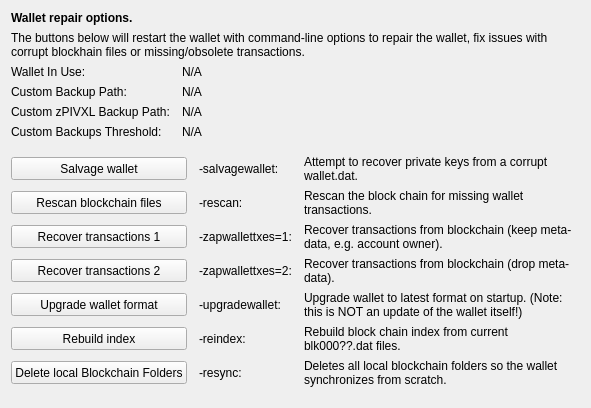
     <widget class="QWidget" name="tab_repair">
      <attribute name="title">
       <string>&amp;Wallet Repair</string>
      </attribute>
      <layout class="QGridLayout" name="gridLayout_4" columnstretch="0,0,0,0">
       <property name="horizontalSpacing">
        <number>12</number>
       </property>
       <item row="0" column="0" colspan="4">
        <widget class="QLabel" name="label_repair_header">
         <property name="font">
          <font>
           <weight>75</weight>
           <bold>true</bold>
          </font>
         </property>
         <property name="text">
          <string>Wallet repair options.</string>
         </property>
        </widget>
       </item>
       <item row="1" column="0" colspan="4">
        <widget class="QLabel" name="label_repair_helptext">
         <property name="font">
          <font>
           <weight>50</weight>
           <bold>false</bold>
          </font>
         </property>
         <property name="text">
          <string>The buttons below will restart the wallet with command-line options to repair the wallet, fix issues with corrupt blockhain files or missing/obsolete transactions.</string>
         </property>
         <property name="wordWrap">
          <bool>true</bool>
         </property>
        </widget>
       </item>
       <item row="2" column="0">
        <widget class="QLabel" name="wallet_path_label">
         <property name="text">
          <string>Wallet In Use:</string>
         </property>
        </widget>
       </item>
       <item row="2" column="1" colspan="3">
        <widget class="QLabel" name="wallet_path">
         <property name="cursor">
          <cursorShape>IBeamCursor</cursorShape>
         </property>
         <property name="text">
          <string>N/A</string>
         </property>
         <property name="textFormat">
          <enum>Qt::PlainText</enum>
         </property>
         <property name="textInteractionFlags">
          <set>Qt::LinksAccessibleByMouse|Qt::TextSelectableByKeyboard|Qt::TextSelectableByMouse</set>
         </property>
        </widget>
       </item>
       <item row="3" column="0">
        <widget class="QLabel" name="wallet_custombackuppath_label">
         <property name="visible">
          <bool>false</bool>
         </property>
         <property name="text">
          <string>Custom Backup Path:</string>
         </property>
        </widget>
       </item>
       <item row="3" column="1" colspan="3">
        <widget class="QLabel" name="wallet_custombackuppath">
         <property name="cursor">
          <cursorShape>IBeamCursor</cursorShape>
         </property>
         <property name="visible">
          <bool>false</bool>
         </property>
         <property name="text">
          <string>N/A</string>
         </property>
         <property name="textFormat">
          <enum>Qt::PlainText</enum>
         </property>
         <property name="textInteractionFlags">
          <set>Qt::LinksAccessibleByMouse|Qt::TextSelectableByKeyboard|Qt::TextSelectableByMouse</set>
         </property>
        </widget>
       </item>
       <item row="4" column="0">
        <widget class="QLabel" name="wallet_customzpivbackuppath_label">
         <property name="visible">
          <bool>false</bool>
         </property>
         <property name="text">
          <string>Custom zPIVXL Backup Path:</string>
         </property>
        </widget>
       </item>
       <item row="4" column="1" colspan="3">
        <widget class="QLabel" name="wallet_customzpivbackuppath">
         <property name="cursor">
          <cursorShape>IBeamCursor</cursorShape>
         </property>
         <property name="visible">
          <bool>false</bool>
         </property>
         <property name="text">
          <string>N/A</string>
         </property>
         <property name="textFormat">
          <enum>Qt::PlainText</enum>
         </property>
         <property name="textInteractionFlags">
          <set>Qt::LinksAccessibleByMouse|Qt::TextSelectableByKeyboard|Qt::TextSelectableByMouse</set>
         </property>
        </widget>
       </item>
       <item row="5" column="0">
        <widget class="QLabel" name="wallet_custombackupthreshold_label">
         <property name="visible">
          <bool>false</bool>
         </property>
         <property name="text">
          <string>Custom Backups Threshold:</string>
         </property>
        </widget>
       </item>
       <item row="5" column="1" colspan="3">
        <widget class="QLabel" name="wallet_custombackupthreshold">
         <property name="cursor">
          <cursorShape>IBeamCursor</cursorShape>
         </property>
         <property name="visible">
          <bool>false</bool>
         </property>
         <property name="text">
          <string>N/A</string>
         </property>
         <property name="textFormat">
          <enum>Qt::PlainText</enum>
         </property>
         <property name="textInteractionFlags">
          <set>Qt::LinksAccessibleByMouse|Qt::TextSelectableByKeyboard|Qt::TextSelectableByMouse</set>
         </property>
        </widget>
       </item>
       <item row="6" column="0">
        <spacer name="verticalSpacer_repair1">
         <property name="orientation">
          <enum>Qt::Vertical</enum>
         </property>
         <property name="sizeHint" stdset="0">
          <size>
           <width>10</width>
           <height>10</height>
          </size>
         </property>
        </spacer>
       </item>
       <item row="7" column="0" colspan="2">
        <widget class="QPushButton" name="btn_salvagewallet">
         <property name="minimumSize">
          <size>
           <width>100</width>
           <height>23</height>
          </size>
         </property>
         <property name="text">
          <string>Salvage wallet</string>
         </property>
        </widget>
       </item>
       <item row="7" column="2">
        <widget class="QLabel" name="label_repair_salvage_command">
         <property name="text">
          <string notr="true">-salvagewallet:</string>
         </property>
        </widget>
       </item>
       <item row="7" column="3">
        <widget class="QLabel" name="label_repair_salvage">
         <property name="text">
          <string>Attempt to recover private keys from a corrupt wallet.dat.</string>
         </property>
         <property name="wordWrap">
          <bool>true</bool>
         </property>
        </widget>
       </item>
       <item row="8" column="0" colspan="2">
        <widget class="QPushButton" name="btn_rescan">
         <property name="minimumSize">
          <size>
           <width>100</width>
           <height>23</height>
          </size>
         </property>
         <property name="text">
          <string>Rescan blockchain files</string>
         </property>
        </widget>
       </item>
       <item row="8" column="2">
        <widget class="QLabel" name="label_repair_rescan_command">
         <property name="text">
          <string notr="true">-rescan:</string>
         </property>
        </widget>
       </item>
       <item row="8" column="3">
        <widget class="QLabel" name="label_repair_rescan">
         <property name="text">
          <string>Rescan the block chain for missing wallet transactions.</string>
         </property>
         <property name="wordWrap">
          <bool>true</bool>
         </property>
        </widget>
       </item>
       <item row="9" column="0" colspan="2">
        <widget class="QPushButton" name="btn_zapwallettxes1">
         <property name="minimumSize">
          <size>
           <width>100</width>
           <height>23</height>
          </size>
         </property>
         <property name="text">
          <string>Recover transactions 1</string>
         </property>
        </widget>
       </item>
       <item row="9" column="2">
        <widget class="QLabel" name="label_repair_zap1_command">
         <property name="text">
          <string notr="true">-zapwallettxes=1:</string>
         </property>
        </widget>
       </item>
       <item row="9" column="3">
        <widget class="QLabel" name="label_repair_zap1">
         <property name="text">
          <string>Recover transactions from blockchain (keep meta-data, e.g. account owner).</string>
         </property>
         <property name="wordWrap">
          <bool>true</bool>
         </property>
        </widget>
       </item>
       <item row="10" column="0" colspan="2">
        <widget class="QPushButton" name="btn_zapwallettxes2">
         <property name="minimumSize">
          <size>
           <width>100</width>
           <height>23</height>
          </size>
         </property>
         <property name="text">
          <string>Recover transactions 2</string>
         </property>
        </widget>
       </item>
       <item row="10" column="2">
        <widget class="QLabel" name="label_repair_zap2_command">
         <property name="text">
          <string notr="true">-zapwallettxes=2:</string>
         </property>
        </widget>
       </item>
       <item row="10" column="3">
        <widget class="QLabel" name="label_repair_zap2">
         <property name="text">
          <string>Recover transactions from blockchain (drop meta-data).</string>
         </property>
         <property name="wordWrap">
          <bool>true</bool>
         </property>
        </widget>
       </item>
       <item row="11" column="0" colspan="2">
        <widget class="QPushButton" name="btn_upgradewallet">
         <property name="minimumSize">
          <size>
           <width>100</width>
           <height>23</height>
          </size>
         </property>
         <property name="text">
          <string>Upgrade wallet format</string>
         </property>
        </widget>
       </item>
       <item row="11" column="2">
        <widget class="QLabel" name="label_repair_upgrade_command">
         <property name="text">
          <string notr="true">-upgradewallet:</string>
         </property>
        </widget>
       </item>
       <item row="11" column="3">
        <widget class="QLabel" name="label_repair_upgrade">
         <property name="text">
          <string>Upgrade wallet to latest format on startup. (Note: this is NOT an update of the wallet itself!)</string>
         </property>
         <property name="wordWrap">
          <bool>true</bool>
         </property>
        </widget>
       </item>
       <item row="12" column="0" colspan="2">
        <widget class="QPushButton" name="btn_reindex">
         <property name="minimumSize">
          <size>
           <width>100</width>
           <height>23</height>
          </size>
         </property>
         <property name="text">
          <string>Rebuild index</string>
         </property>
        </widget>
       </item>
       <item row="12" column="2">
        <widget class="QLabel" name="label_repair_reindex_command">
         <property name="text">
          <string notr="true">-reindex:</string>
         </property>
        </widget>
       </item>
       <item row="12" column="3">
        <widget class="QLabel" name="label_repair_reindex">
         <property name="text">
          <string>Rebuild block chain index from current blk000??.dat files.</string>
         </property>
         <property name="wordWrap">
          <bool>true</bool>
         </property>
        </widget>
       </item>
       <item row="13" column="0" colspan="2">
        <widget class="QPushButton" name="btn_resync">
         <property name="minimumSize">
          <size>
           <width>100</width>
           <height>23</height>
          </size>
         </property>
         <property name="text">
          <string>Delete local Blockchain Folders</string>
         </property>
        </widget>
       </item>
       <item row="13" column="2">
        <widget class="QLabel" name="label_repair_resync_command">
         <property name="text">
          <string>-resync:</string>
         </property>
        </widget>
       </item>
       <item row="13" column="3">
        <widget class="QLabel" name="label_repair_resync">
         <property name="text">
          <string>Deletes all local blockchain folders so the wallet synchronizes from scratch.</string>
         </property>
         <property name="wordWrap">
          <bool>true</bool>
         </property>
        </widget>
       </item>
       <item row="14" column="0">
        <spacer name="verticalSpacer_repair2">
         <property name="orientation">
          <enum>Qt::Vertical</enum>
         </property>
         <property name="sizeHint" stdset="0">
          <size>
           <width>20</width>
           <height>10</height>
          </size>
         </property>
        </spacer>
       </item>
      </layout>
     </widget>
